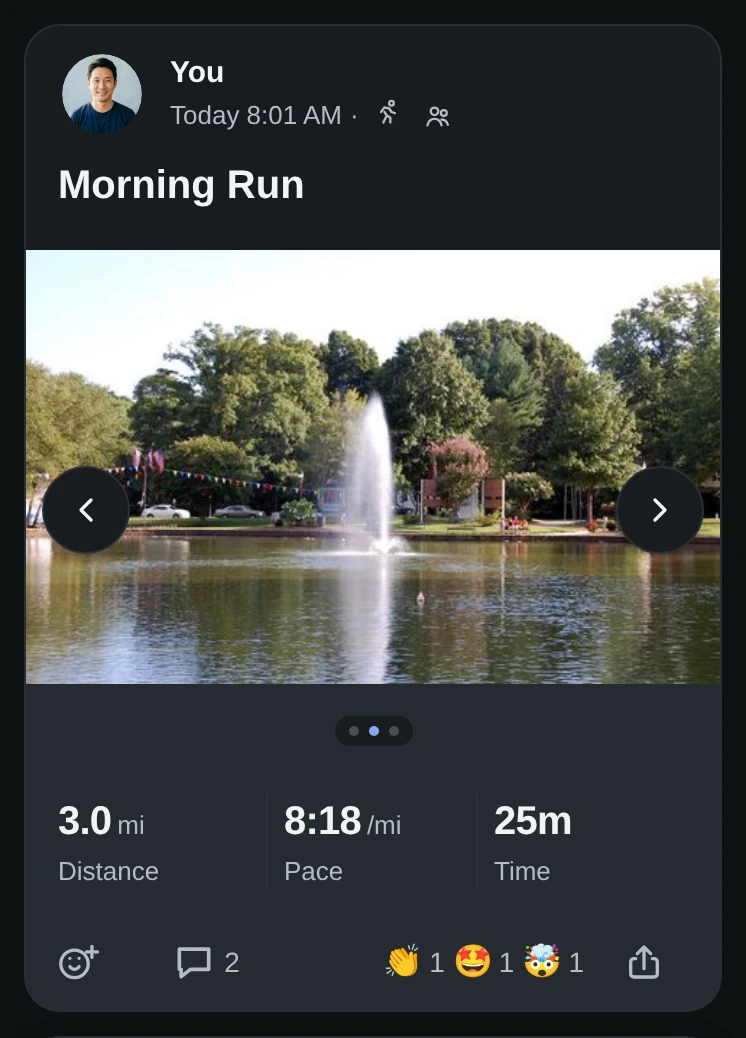
#> input picture site/assets/tour/friends-photos-dark.webp, 746 x 1038 px
$ python -i to_webp.py   (imports and definitions only)
#> lines starting #> are read from the running program, lines starting #| are printed output that depends on the picture
# Whole screenshots at1x and2x; never crop UI or upscale browser captures for the store.
# Usage: to_webp.py <png dir> <site/assets/shots>
from pathlib import Path
import shutil
import sys
from PIL import Image
from manifest import write_manifest

CROP_HEIGHTS = {
    # The compact food conversation is a control crop; phone screenshots stay whole.
    'light-kit-food-chat-confirmed': 1080,
    'dark-kit-food-chat-confirmed': 1080,
}

def convert(source, output):
    output = Path(output); output.mkdir(parents=True, exist_ok=True)
    source = Path(source)
    audit = source / 'safe-area-audit.json'
    if not audit.is_file(): raise ValueError(f'{audit}: safe-area capture audit is required')
    files = sorted(source.glob('*.png'))
    if not files: raise ValueError('No captured PNG screenshots')
    for path in files:
        with Image.open(path) as captured:
            image = captured.convert('RGB')
        if image.size != (786, 1704):
            raise ValueError(f'{path.name}: expected a whole786×1704 website capture')
        # Keep the input PNG whole for validation. Phone captures are published whole;
        # the one compact food conversation crop is not presented as a phone screen.
        if path.stem in CROP_HEIGHTS:
            image = image.crop((0, 0, 786, CROP_HEIGHTS[path.stem]))
        image.save(output / (path.stem + '.webp'), 'WEBP', quality=82, method=6)
        image.resize((image.width // 2, image.height // 2), Image.Resampling.LANCZOS).save(output / (path.stem + '-1x.webp'), 'WEBP', quality=82, method=6)
        print(path.name)
    shutil.copy2(audit, output / 'safe-area-audit.json')
    write_manifest(output)

# [1 line not run here, left out]

>>> import cv2
>>> picture = cv2.imread('../../site/assets/tour/friends-photos-dark.webp', cv2.IMREAD_GRAYSCALE)
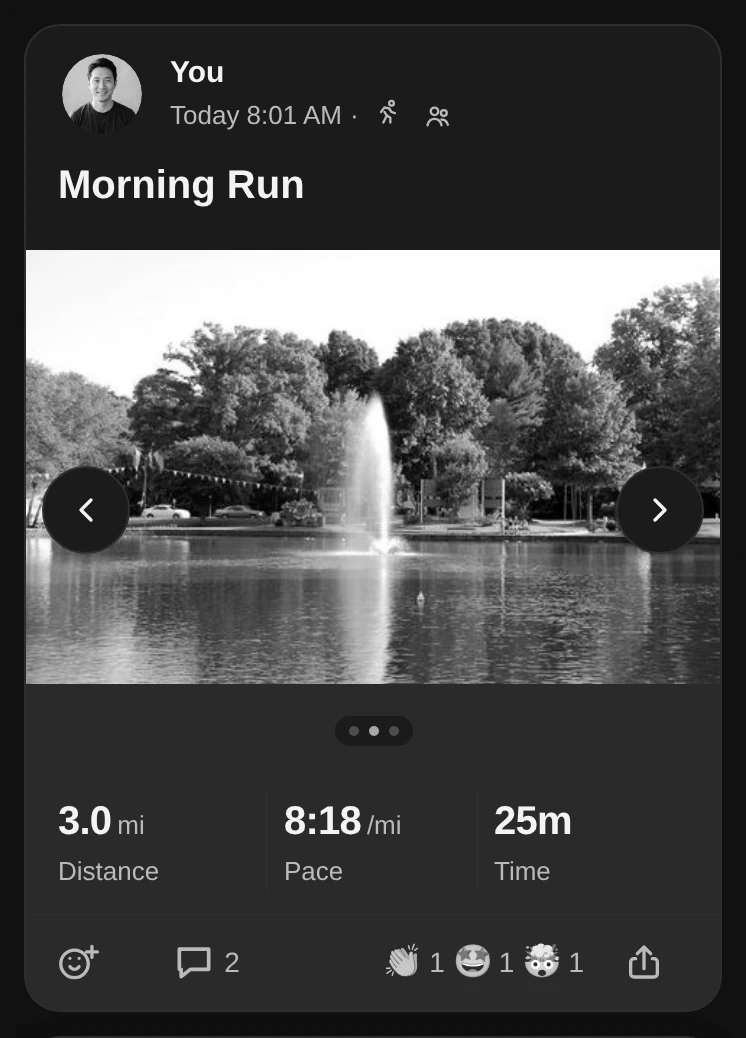
#> picture: shape (1038, 746); min 0, max 255, mean 73.2
>>> result = convert(picture, 'out.png')
#> (the run stopped early here; a loop or call above may not have finished)
